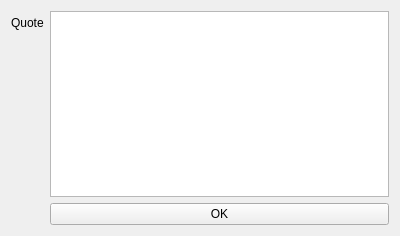
<?xml version="1.0" encoding="UTF-8"?>
<ui version="4.0">
 <class>Form</class>
 <widget class="QWidget" name="Form">
  <property name="geometry">
   <rect>
    <x>0</x>
    <y>0</y>
    <width>400</width>
    <height>236</height>
   </rect>
  </property>
  <property name="windowTitle">
   <string>Edit quote</string>
  </property>
  <layout class="QFormLayout" name="formLayout">
   <item row="0" column="0">
    <widget class="QLabel" name="quoteLabel">
     <property name="text">
      <string>Quote</string>
     </property>
    </widget>
   </item>
   <item row="0" column="1">
    <widget class="QTextEdit" name="quoteTextEdit"/>
   </item>
   <item row="1" column="1">
    <widget class="QPushButton" name="submitPushButton">
     <property name="text">
      <string>OK</string>
     </property>
    </widget>
   </item>
  </layout>
 </widget>
 <resources/>
 <connections/>
</ui>
